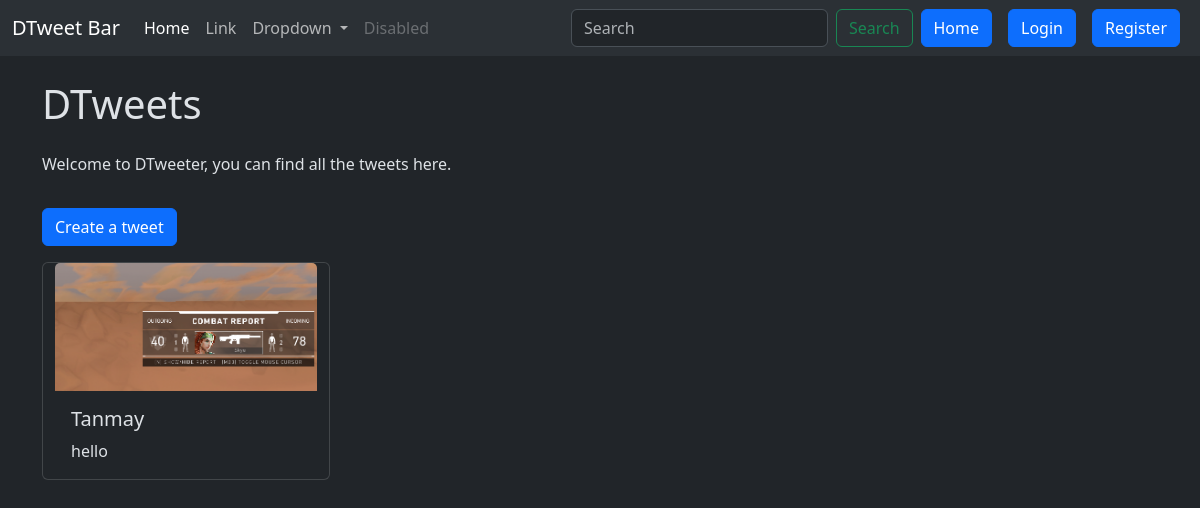
Page /tweet/ on the earlier database version.
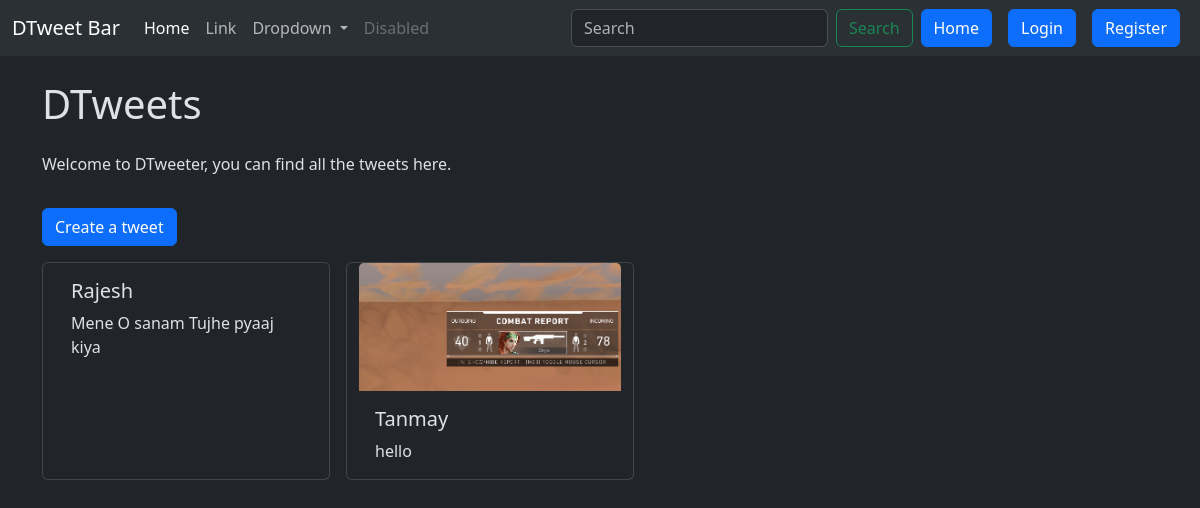
Same page on the later database version.
### tweet/models.py (models this page shows, shortened)
class Tweet(models.Model):
    user = models.ForeignKey(User, on_delete=models.CASCADE)
    text = models.TextField(max_length=200)
    photo = models.ImageField(upload_to='photos/',blank=True, null=True)
    created_at = models.DateTimeField(auto_now_add=True)
    updated_at = models.DateTimeField(auto_now=True)

### tweet/views.py (the view)
# urls.py: path('', views.tweet_list, name = "tweet_list"),
def tweet_list(request):
    tweets = Tweet.objects.all().order_by('-created_at')
    return render(request, 'tweet_list.html', {'tweets':tweets})

### tweet/templates/tweet_list.html (shortened to what this page needs)
{% extends "layout.html" %}
{% block content %}
    <h1 class="my-4 ">DTweets</h1>
    <p>Welcome to DTweeter, you can find all the tweets here.</p>
    <a href=" {% url "tweet_create" %} ">
        <button class="btn btn-primary my-3">
            Create a tweet
        </button>
    </a>
    <div class='container row gap-3' >
        {% for tweet in tweets %}
        <div class="card" style="width: 18rem;">
            {% if tweet.photo %}
            <img src="{{tweet.photo.url}}" class="card-img-top" alt="...">
            {% endif %}
            <div class="card-body">
              <h5 class="card-title">{{tweet.user.username}}</h5>
              <p class="card-text">{{tweet.text}}</p>
            </div>
          </div>
        {% endfor %}
    </div>
{% endblock %}

### templates/layout.html (shortened to what this page needs)
{% load static %}
<!DOCTYPE html>
<html lang="en" data-bs-theme="dark">
<head>
    <link href="https://cdn.jsdelivr.net/npm/bootstrap@5.3.3/dist/css/bootstrap.min.css" rel="stylesheet">
</head>
<body class="">
    <nav class="navbar navbar-expand-lg bg-body-tertiary">
        <div class="container-fluid">
          <a class="navbar-brand" href="#">DTweet Bar</a>
          <div class="collapse navbar-collapse" id="navbarSupportedContent">
            <ul class="navbar-nav me-auto mb-2 mb-lg-0">
              <li class="nav-item">
                <a class="nav-link active" aria-current="page" href="#">Home</a>
              </li>
              <li class="nav-item">
                <a class="nav-link" href="#">Link</a>
              </li>
              <li class="nav-item dropdown">
                <a class="nav-link dropdown-toggle" href="#" role="button" data-bs-toggle="dropdown" aria-expanded="false">
                  Dropdown
                </a>
              </li>
              <li class="nav-item">
                <a class="nav-link disabled" aria-disabled="true">Disabled</a>
              </li>
            </ul>
            <form class="d-flex" role="search">
              <input class="form-control me-2" type="search" placeholder="Search" aria-label="Search">
              <button class="btn btn-outline-success" type="submit">Search</button>
            </form>
            <a href="{% url "tweet_list" %}" class="btn btn-primary mx-2">Home</a>
            {% if user.is_authenticated %}
              <form action="{% url 'logout'%}" method="post">
                {% csrf_token %}
                <button class="btn btn-danger" type="submit">Logout</button>
              </form>
            {% else %}
              <a href="{% url 'login'%}" class="btn btn-primary mx-2">Login</a>
              <a href="{% url 'register'%}" class="btn btn-primary mx-2">Register</a>
            {% endif %}
          </div>
        </div>
      </nav>
    <div class="container">
        {% block content %}
        {% endblock %}
    </div>
</body>
</html>

Differences in the rows shown:
added Tweet: user.username "Rajesh", text "Mene O sanam Tujhe pyaaj kiya"
